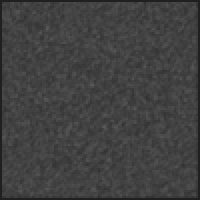
Frame 1 (no input)
Frame 60 (the mouse pressed at the canvas centre just before this capture): identical to frame 1, image omitted
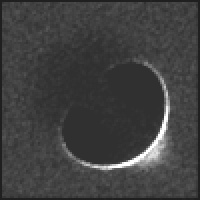
Frame 120 (the mouse held since frame 60 and released just before this capture)

The Processing sketch that drew these frames (run headless with seeded random() and noise(); from frame 60 on, the mouse is pressed at the canvas centre):

// Processing sketch: Fluid
// ── Fluid.pde
/**
 * Fluid 
 * by Glen Murphy. 
 * 
 * Click and drag the mouse to move the simulated fluid.
 * Adjust the "res" variable below to change resolution.
 * Code has not been optimised, and will run fairly slowly.
 */
 
int res = 2;
int penSize = 30;
int lwidth;
int lheight;
int pnum = 30000;
vsquare[][] v;
vbuffer[][] vbuf;
particle[] p = new particle[pnum];
int pcount = 0;
int mouseXvel = 0;
int mouseYvel = 0;

void setup() 
{
  size(200,200);
  noStroke();
  frameRate(30);
  lwidth = width/res;
  lheight = height/res;
  v = new vsquare[lwidth+1][lheight+1];
  vbuf = new vbuffer[lwidth+1][lheight+1];
  for (int i = 0; i < pnum; i++) {
    p[i] = new particle(random(res,width-res),random(res,height-res));
  }
  for (int i = 0; i <= lwidth; i++) {
    for (int u = 0; u <= lheight; u++) {
      v[i][u] = new vsquare(i*res,u*res);
      vbuf[i][u] = new vbuffer(i*res,u*res);
    }
  }
}

void draw() 
{
  background(#666666);
  
  int axvel = mouseX-pmouseX;
  int ayvel = mouseY-pmouseY;

  mouseXvel = (axvel != mouseXvel) ? axvel : 0;
  mouseYvel = (ayvel != mouseYvel) ? ayvel : 0;

  for (int i = 0; i < lwidth; i++) {
    for (int u = 0; u < lheight; u++) {
      vbuf[i][u].updatebuf(i,u);
      v[i][u].col = 32;
    }
  }
  for (int i = 0; i < pnum-1; i++) {
    p[i].updatepos();
  }
  for (int i = 0; i < lwidth; i++) {
    for (int u = 0; u < lheight; u++) {
      v[i][u].addbuffer(i, u);
      v[i][u].updatevels(mouseXvel, mouseYvel);
      v[i][u].display(i, u);
    }
  }
}

class particle {
  float x;
  float y;
  float xvel;
  float yvel;
  int pos;
  particle(float xIn, float yIn) {
    x = xIn;
    y = yIn;
  }

  void updatepos() {
    float col1;
    if (x > 0 && x < width && y > 0 && y < height) {
      int vi = (int)(x/res);
      int vu = (int)(y/res);
      vsquare o = v[vi][vu];    
      
      float ax = (x%res)/res;
      float ay = (y%res)/res;
      
      xvel += (1-ax)*v[vi][vu].xvel*0.05;
      yvel += (1-ay)*v[vi][vu].yvel*0.05;
      
      xvel += ax*v[vi+1][vu].xvel*0.05;
      yvel += ax*v[vi+1][vu].yvel*0.05;
      
      xvel += ay*v[vi][vu+1].xvel*0.05;
      yvel += ay*v[vi][vu+1].yvel*0.05;

      o.col += 4;
      
      x += xvel;
      y += yvel;
    }
    else {
      x = random(0,width);
      y = random(0,height);
      xvel = 0;
      yvel = 0;
    }

    xvel *= 0.5;
    yvel *= 0.5;
  }
}

class vbuffer {
  int x;
  int y;
  float xvel;
  float yvel;
  float pressurex = 0;
  float pressurey = 0;
  float pressure = 0;

  vbuffer(int xIn,int yIn) {
    x = xIn;
    y = yIn;
    pressurex = 0;
    pressurey = 0;
    }

  void updatebuf(int i, int u) {
    if (i>0 && i<lwidth && u>0 && u<lheight) {
      pressurex = (v[i-1][u-1].xvel*0.5 + v[i-1][u].xvel + v[i-1][u+1].xvel*0.5 - v[i+1][u-1].xvel*0.5 - v[i+1][u].xvel - v[i+1][u+1].xvel*0.5);
      pressurey = (v[i-1][u-1].yvel*0.5 + v[i][u-1].yvel + v[i+1][u-1].yvel*0.5 - v[i-1][u+1].yvel*0.5 - v[i][u+1].yvel - v[i+1][u+1].yvel*0.5);
      pressure = (pressurex + pressurey)*0.25;
      }
    }
  }

class vsquare {
  int x;
  int y;
  float xvel;
  float yvel;
  float col;

  vsquare(int xIn,int yIn) {
    x = xIn;
    y = yIn;
    }

  void addbuffer(int i, int u) {
    if (i>0 && i<lwidth && u>0 && u<lheight) {
      xvel += (vbuf[i-1][u-1].pressure*0.5
              +vbuf[i-1][u].pressure
              +vbuf[i-1][u+1].pressure*0.5
              -vbuf[i+1][u-1].pressure*0.5
              -vbuf[i+1][u].pressure
              -vbuf[i+1][u+1].pressure*0.5
              )*0.25;
      yvel += (vbuf[i-1][u-1].pressure*0.5
              +vbuf[i][u-1].pressure
              +vbuf[i+1][u-1].pressure*0.5
              -vbuf[i-1][u+1].pressure*0.5
              -vbuf[i][u+1].pressure
              -vbuf[i+1][u+1].pressure*0.5
              )*0.25;
      }
    }

  void updatevels(int mvelX, int mvelY) {
    if (mousePressed) {
      float adj = x - mouseX;
      float opp = y - mouseY;
      float dist = sqrt(opp*opp + adj*adj);
      if (dist < penSize) {
        if (dist < 4) dist = penSize;
        float mod = penSize/dist;
        xvel += mvelX*mod;
        yvel += mvelY*mod;
        }
      }

    xvel *= 0.99;
    yvel *= 0.99;
  }
  
  void display(int i, int u) {
    float tcol = 0;
    if (col > 255) col = 255;
    if (i>0 && i<lwidth-1 && u>0 && u<lheight-1) {
      tcol = (+ v[i][u+1].col 
              + v[i+1][u].col 
              + v[i+1][u+1].col*0.5
              )*0.4;
      tcol = (int)(tcol+col*0.5);
      }
    else {
      tcol = (int)col;
      }
    fill(tcol, tcol, tcol);
    rect(x,y,res,res);
  }
}
